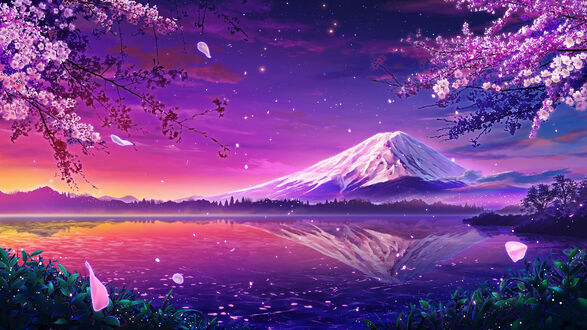
#> input picture lab2/1/input_image.jpg, 587 x 330 px
$ python CG_lab2.py
#> lines starting #> are read from the running program, lines starting #| are printed output that depends on the picture
import cv2
import numpy as np
import matplotlib.pyplot as plt

image = cv2.imread('input_image.jpg')
#> image is the input picture: shape (330, 587, 3); mean B, G, R 137.4, 63.3, 117

gray1 = 0.299 * image[:, :, 2] + 0.587 * image[:, :, 1] + 0.114 * image[:, :, 0]
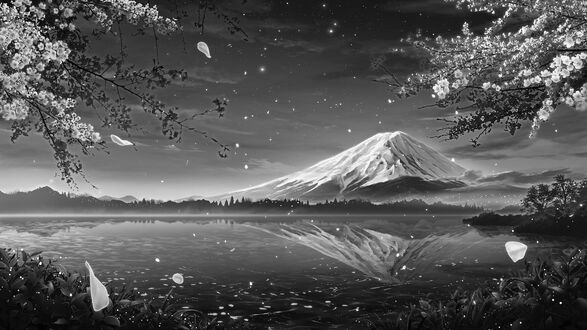
#> gray1: shape (330, 587) float64; min 0.299, max 254.7, mean 87.8
gray2 = 0.2126 * image[:, :, 2] + 0.7152 * image[:, :, 1] + 0.0722 * image[:, :, 1]
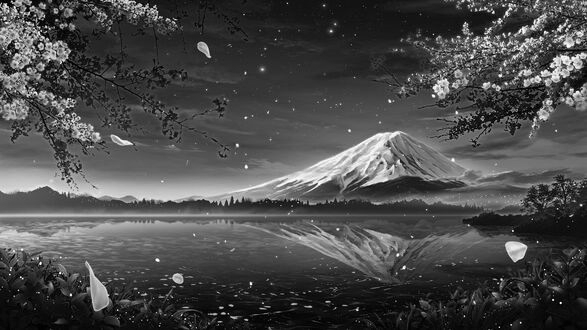
#> gray2: shape (330, 587) float64; min 0, max 255, mean 74.7
difference = np.abs(gray1 - gray2)
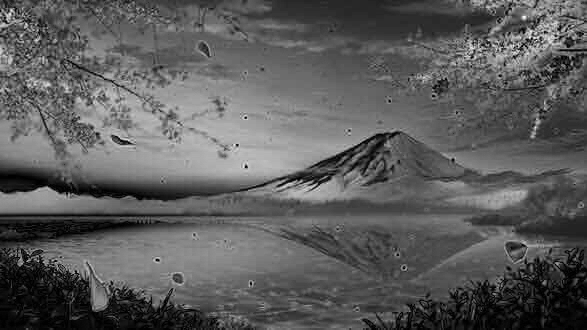
#> difference: shape (330, 587) float64; min 0, max 36.75, mean 13.3; drawn with min black and max white

cv2.imwrite('gray1.jpg', gray1)
cv2.imwrite('gray2.jpg', gray2)
cv2.imwrite('difference.jpg', difference.astype(np.uint8))

gray1_im = cv2.imread('gray1.jpg');
#> gray1_im: shape (330, 587, 3); min 0, max 255, mean 87.8
hist = cv2.calcHist([gray1_im], [0], None, [256], [0, 256])
#> hist = 256 values, max 1862 at index 28, min 13 at index 253, mean 756.7

gray2_im = cv2.imread('gray2.jpg');
#> gray2_im: shape (330, 587, 3); min 0, max 255, mean 74.7
hist = cv2.calcHist([gray2_im], [0], None, [256], [0, 256])
#> hist = 256 values, max 2097 at index 22, min 6 at index 253, mean 756.7

diff_im = cv2.imread('difference.jpg');
#> diff_im: shape (330, 587, 3); min 0, max 36, mean 12.8

plt.figure(figsize=(12,10))


plt.subplot(5,1,1)
plt.imshow(gray1_im)

plt.subplot(5,1,2)
plt.hist(gray1_im.ravel(), 256, [0, 256], color='black', alpha = 0.5)
plt.xlabel('Интенсивность')
plt.ylabel('Частота')

plt.subplot(5,1,3)
plt.imshow(gray2_im)

plt.subplot(5,1,4)
plt.hist(gray2_im.ravel(), 256, [0, 256], color='black', alpha = 0.5)
plt.xlabel('Интенсивность')
plt.ylabel('Частота')

plt.subplot(5,1,5)
plt.imshow(diff_im)

plt.show()
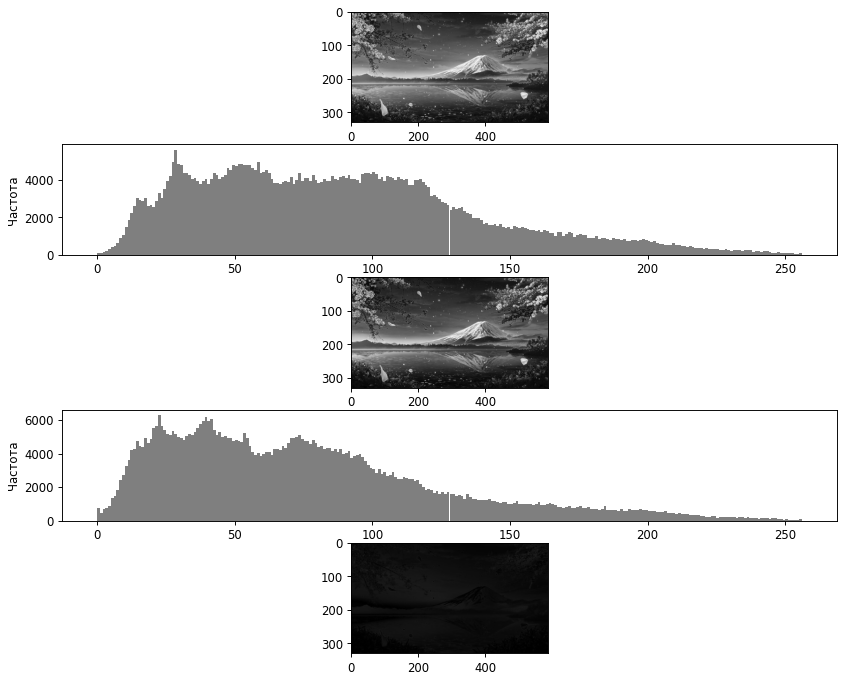
#> figure drawn by matplotlib, 5 panels; panel 2: tallest bar 5586 high, from x = 28 to 29; panel 4: tallest bar 6291 high, from x = 22 to 23
